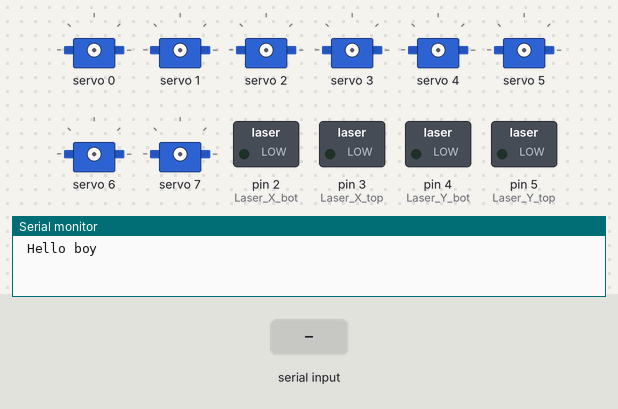
The sketch below on a simulated Arduino Uno, built with avr-gcc and run on an emulated ATmega328P. On the bench: 8 × servo, switched loads named in the sketch (green lamp = pin HIGH), the last lines printed to the serial monitor. Inputs (shaded band) come from the test bench.

Above: at 1.2 s.
1.3 s: "90,45,200,10,150,30," received over Serial
4.3 s: "30,150,10,200,45,90," received over Serial
At 7.3 s:
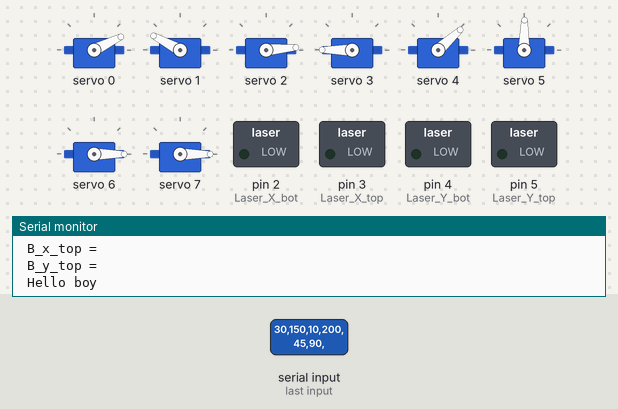
Timing chart, 0 to 8.8 s (numbered marks = the images above; inputs shaded):
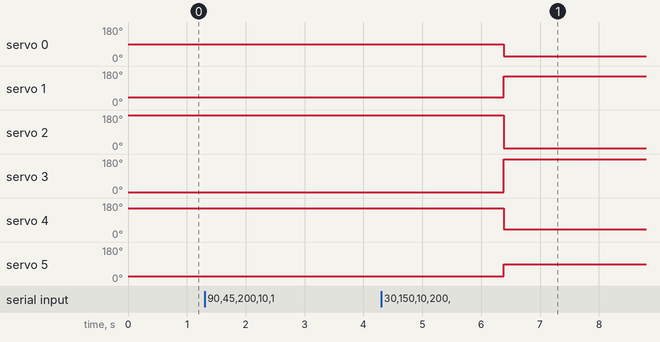

Measured:
- after the input at 4.3 s, servo 0: 89° → 26° after 2.1 s; servo 1: 42° → 152° after 2.1 s; servo 2: 180° → 5° after 2.1 s; servo 3: 5° → 180° after 2.1 s; servo 4: 152° → 42° after 2.1 s

The sketch:

pca9685_manual.ino
```cpp
#include <Servo.h>
#include <Wire.h>
#include <Adafruit_PWMServoDriver.h>

//   53,58,55,53,99,97,85,86

// The PCA9685 address
#define PCA9685_ADDRESS 0x40

// Create the PWM servo driver object
Adafruit_PWMServoDriver pwm = Adafruit_PWMServoDriver(PCA9685_ADDRESS);

// Define constants for the servos
#define Servo_Th_x_bot 0     // Servo connected to channel 0 of PCA9685
#define Servo_Th_y_bot 1     // Servo connected to channel 1 of PCA9685
#define Servo_Th_x_top 2     // Servo connected to channel 2 of PCA9685
#define Servo_Th_y_top 3     // Servo connected to channel 3 of PCA9685
#define Servo_B_x_bot 4     // Servo connected to channel 4 of PCA9685
#define Servo_B_y_bot 5     // Servo connected to channel 5 of PCA9685
#define Servo_B_x_top 6     // Servo connected to channel 6 of PCA9685
#define Servo_B_y_top 7     // Servo connected to channel 7 of PCA9685
#define SERVO_MIN_PULSE_WIDTH 100   // Minimum pulse width in microseconds 100    50
#define SERVO_MAX_PULSE_WIDTH 500   // Maximum pulse width in microseconds 500   500
#define SERVO_MIN_ANGLE 0            // Minimum angle in degrees
#define SERVO_MAX_ANGLE 180          // Maximum angle in degrees

// DEFINE THE LASERS PINS
int Laser_X_bot=2;
int Laser_X_top=3;
int Laser_Y_bot=4;
int Laser_Y_top=5;

//...............................................

int total_pos=8; // how many inputs we receive from python

// DECLARE THE INPUTS TO RECEIVE FROM PYTHON
String Th_x_bot;
String Th_y_bot;
String Th_x_top;
String Th_y_top;
String B_x_bot;
String B_y_bot;
String B_x_top;
String B_y_top;

String Inputs[]={Th_x_bot,Th_x_top,Th_y_bot,Th_y_top,B_x_bot,B_x_top,B_y_bot,B_y_top};

void setup() {
  Serial.begin(9600);   // critical for python communication  //115200 for python   //9600 for IDE user serial monitor
  pinMode(Laser_X_bot,OUTPUT);
  pinMode(Laser_X_top,OUTPUT);
  pinMode(Laser_Y_bot,OUTPUT);
  pinMode(Laser_Y_top,OUTPUT);
  // pca9685 settings
  pwm.begin();
  pwm.setPWMFreq(50);  // Analog servos typically run at 50Hz - 60Hz updates
  delay(10);
}

void loop() {
  Serial.println(" Hello boy");
  while(Serial.available()==0){
  } // this while loop wait until there is a new command arriving in the serial port and then executes the code
  // this should work for receiving a string like this "1,2,3,4,5,6,7,8" from user IDE serial monitor
  for (int position = 0; position < total_pos; position++) { // here we read the command from python and decompose it
    if (position < total_pos-1){
      Inputs[position]=Serial.readStringUntil(',');
    }else{
      Inputs[position]=Serial.readStringUntil('\r'); // last part of the command from python
    }
  }
  // here we separate the received inputs
  Th_x_bot=Inputs[0];
  Th_y_bot=Inputs[1];
  Th_x_top=Inputs[2];
  Th_y_top=Inputs[3];
  B_x_bot=Inputs[4];
  B_y_bot=Inputs[5];
  B_x_top=Inputs[6];
  B_y_top=Inputs[7];
  // here we print the inputs to verify.....................
  Serial.print(" Th_x_bot = ");
  Serial.println(Th_x_bot);
  Serial.print(" Th_y_bot = ");
  Serial.println(Th_y_bot);
  Serial.print(" Th_x_top = ");
  Serial.println(Th_x_top);
  Serial.print(" Th_y_top = ");
  Serial.println(Th_y_top);
  Serial.print(" B_x_bot = ");
  Serial.println(B_x_bot);
  Serial.print(" B_y_bot = ");
  Serial.println(B_y_bot);
  Serial.print(" B_x_top = ");
  Serial.println(B_x_top);
  Serial.print(" B_y_top = ");
  Serial.println(B_y_top);
  //..................................................
  setServoAngle(Servo_Th_x_bot, Th_x_bot.toInt());
  setServoAngle(Servo_Th_y_bot, Th_y_bot.toInt());
  setServoAngle(Servo_Th_x_top, Th_x_top.toInt());
  setServoAngle(Servo_Th_y_top, Th_y_top.toInt());
  setServoAngle(Servo_B_x_bot, B_x_bot.toInt());
  setServoAngle(Servo_B_y_bot, B_y_bot.toInt());
  setServoAngle(Servo_B_x_top, B_x_top.toInt());
  setServoAngle(Servo_B_y_top, B_y_top.toInt());

  //  here we assign the values
  Serial.flush();
}
// Function to set the angle of the servo
void setServoAngle(uint8_t servoNum, int angle) {
  // Convert angle to pulse width
  uint16_t pulse_width = map(angle, 0, 180, SERVO_MIN_PULSE_WIDTH, SERVO_MAX_PULSE_WIDTH);
  // Set pulse width
  pwm.setPWM(servoNum, 0, pulse_width);
}
```
